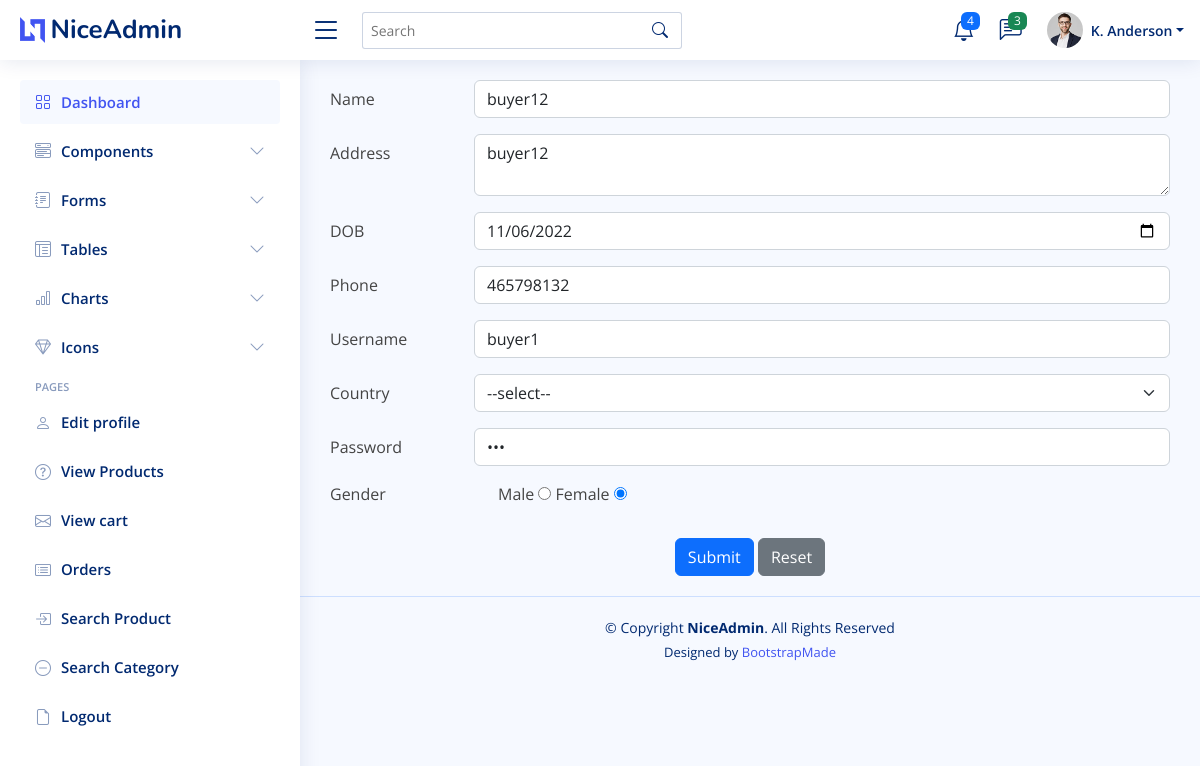
Page /buyerEdit/ (signed in) on the committed database.
### buyer/models.py (models this page shows)
class BuyerModel(models.Model):
    Name=models.CharField(max_length=255)
    Gender=models.CharField(max_length=20)
    Address=models.CharField(max_length=500)
    DOB=models.CharField(max_length=50)
    Country=models.CharField(max_length=255)
    Phone=models.CharField(max_length=20)
    Username=models.CharField(max_length=255)
    Password=models.CharField(max_length=50)

### buyer/views.py (the view)
# urls.py: path('buyerEdit/',buyerview.buyerEdit,name='buyerEdit'),
def buyerEdit(request):
    buyer=request.session['id']
    buyer_db=BuyerModel.objects.filter(id=buyer)
    return render(request,'buyerEdit.html',{'editBuyer':buyer_db})

### template/buyerEdit.html (shortened to what this page needs)
<!DOCTYPE html>
<html lang="en">
    {% extends "buyerbase.html" %}
    {% block content %}
    {%for edit in editBuyer %}
    <form method="POST" action="{%url 'buyerEditAction'%}">
            <div class="row mb-3">
                <label for="inputEmail3" class="col-sm-2 col-form-label">Name</label>
                <div class="col-sm-10">
                  <input type="text" class="form-control" name="Name" id="Name" value="{{edit.Name}}">
                </div>
              </div>
              <div class="row mb-3">
                <label for="Address" class="col-sm-2 col-form-label">Address</label>
                <div class="col-sm-10">
                  <textarea class="form-control" name="Address" id="Address">{{edit.Address}}</textarea>
                </div>
              </div>
              <div class="row mb-3">
                  <label for="dob" class="col-sm-2 col-form-label">DOB</label>
                  <div class="col-sm-10">
                    <input type="date" class="form-control" name='DOB' id="Dob" value="{{edit.DOB}}">
                  </div>
                </div>
              <div class="row mb-3">
                  <label for="phone" class="col-sm-2 col-form-label">Phone</label>
                  <div class="col-sm-10">
                    <input type="text" class="form-control" name='Phone' id='Phone' value="{{edit.Phone}}">
                  </div>
                </div>
              <div class="row mb-3">
                  <label for="username" class="col-sm-2 col-form-label">Username</label>
                  <div class="col-sm-10">
                    <input type="text" class="form-control"name='Username' id="Username" value="{{edit.Username}}">
                  </div>
                </div>
                <div class="row mb-3">
                  <label class="col-sm-2 col-form-label">Country</label>
                  <div class="col-sm-10">
                    <select class="form-select" aria-label="Default select example" name='Country' id="Country">
                      <option value="">--select--</option>
                    </select>
                  </div>
                </div>
                <div class="row mb-3">
                  <label for="Password" class="col-sm-2 col-form-label">Password</label>
                  <div class="col-sm-10">
                    <input type="password" class="form-control"  name='Password' id="Password" value="{{edit.Password}}">
                  </div>
                </div>
              <fieldset class="row mb-3">
                <legend class="col-form-label col-sm-2 pt-0">Gender</legend>
                <div class="col-sm-10">
                  <div class="form-check">
                    {%if edit.Gender == 'male' %}
                    Male
                    <input type="radio" name="gender" id="Gender" value="male" checked='true'>
                    Female
                    <input type="radio" name="gender" id="Gender" value="female" ></p>
                    {% else  %}
                    Male
                    <input type="radio" name="gender" id="Gender" value="male" >
                    Female
                    <input type="radio" name="gender" id="Gender" value="female" checked='true'></p>
                    {%endif%}
                </div>
              </fieldset>
              <div class="text-center">
                <button type="submit" class="btn btn-primary" onclick="return validation()">Submit</button>
                <button type="reset" class="btn btn-secondary">Reset</button>
              </div>
            </form>
            {%endfor%}
    {% endblock %}

### static/NiceAdmin/assets/css/style.css (style rules this page uses)
:root { scroll-behavior: smooth; }
body { font-family: "Open Sans", sans-serif; background: #f6f9ff; color: #444444; }

### rows in the picture
BuyerModel: Name "buyer12", Address "buyer12", DOB "11/06/2022", Phone "465798132", Username "buyer1"
